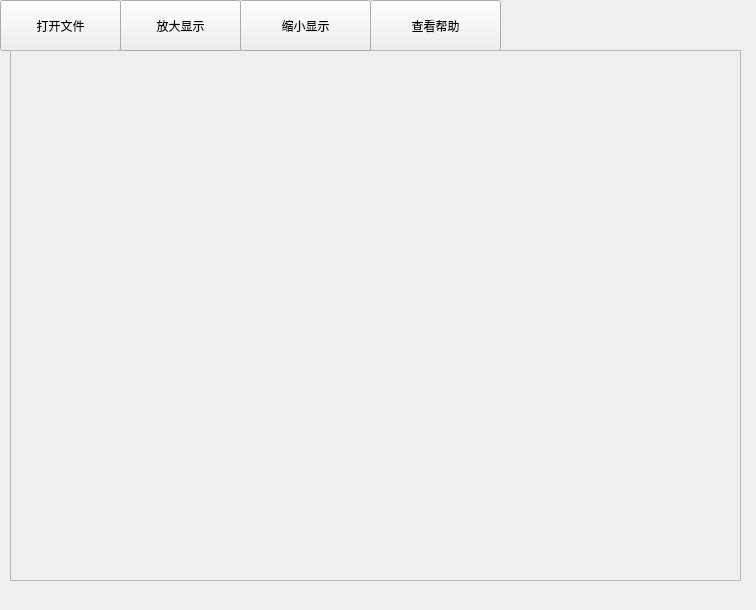
<?xml version="1.0" encoding="UTF-8"?>
<ui version="4.0">
 <class>Form</class>
 <widget class="QWidget" name="Form">
  <property name="geometry">
   <rect>
    <x>0</x>
    <y>0</y>
    <width>756</width>
    <height>610</height>
   </rect>
  </property>
  <property name="windowTitle">
   <string>Form</string>
  </property>
  <widget class="QPushButton" name="openButton">
   <property name="geometry">
    <rect>
     <x>0</x>
     <y>0</y>
     <width>121</width>
     <height>51</height>
    </rect>
   </property>
   <property name="text">
    <string>打开文件</string>
   </property>
   <property name="icon">
    <iconset resource="image.qrc">
     <normaloff>:/image/open.png</normaloff>:/image/open.png</iconset>
   </property>
   <property name="iconSize">
    <size>
     <width>25</width>
     <height>25</height>
    </size>
   </property>
  </widget>
  <widget class="QPushButton" name="helpButton">
   <property name="geometry">
    <rect>
     <x>370</x>
     <y>0</y>
     <width>131</width>
     <height>51</height>
    </rect>
   </property>
   <property name="text">
    <string>查看帮助</string>
   </property>
   <property name="icon">
    <iconset resource="image.qrc">
     <normaloff>:/image/help.png</normaloff>:/image/help.png</iconset>
   </property>
   <property name="iconSize">
    <size>
     <width>25</width>
     <height>25</height>
    </size>
   </property>
  </widget>
  <widget class="QFrame" name="frame">
   <property name="geometry">
    <rect>
     <x>10</x>
     <y>50</y>
     <width>731</width>
     <height>531</height>
    </rect>
   </property>
   <property name="frameShape">
    <enum>QFrame::StyledPanel</enum>
   </property>
   <property name="frameShadow">
    <enum>QFrame::Raised</enum>
   </property>
  </widget>
  <widget class="QPushButton" name="enlargeButton">
   <property name="geometry">
    <rect>
     <x>120</x>
     <y>0</y>
     <width>121</width>
     <height>51</height>
    </rect>
   </property>
   <property name="text">
    <string>放大显示</string>
   </property>
   <property name="icon">
    <iconset resource="image.qrc">
     <normaloff>:/image/enlarge.png</normaloff>:/image/enlarge.png</iconset>
   </property>
   <property name="iconSize">
    <size>
     <width>25</width>
     <height>25</height>
    </size>
   </property>
  </widget>
  <widget class="QPushButton" name="smallButton">
   <property name="geometry">
    <rect>
     <x>240</x>
     <y>0</y>
     <width>131</width>
     <height>51</height>
    </rect>
   </property>
   <property name="text">
    <string>缩小显示</string>
   </property>
   <property name="icon">
    <iconset resource="image.qrc">
     <normaloff>:/image/small.png</normaloff>:/image/small.png</iconset>
   </property>
   <property name="iconSize">
    <size>
     <width>25</width>
     <height>25</height>
    </size>
   </property>
  </widget>
 </widget>
 <resources>
  <include location="image.qrc"/>
 </resources>
 <connections/>
</ui>
